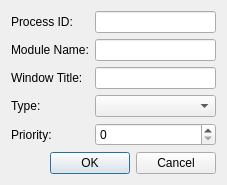
<?xml version="1.0" encoding="UTF-8"?>
<ui version="4.0">
 <class>AddAutoTypeDialog</class>
 <widget class="QDialog" name="AddAutoTypeDialog">
  <property name="geometry">
   <rect>
    <x>0</x>
    <y>0</y>
    <width>227</width>
    <height>173</height>
   </rect>
  </property>
  <property name="windowTitle">
   <string>Add Auto Type</string>
  </property>
  <layout class="QVBoxLayout" name="verticalLayout">
   <item>
    <layout class="QFormLayout" name="formLayout">
     <item row="0" column="0">
      <widget class="QLabel" name="label">
       <property name="text">
        <string>Process ID:</string>
       </property>
      </widget>
     </item>
     <item row="0" column="1">
      <widget class="QLineEdit" name="leProcessID"/>
     </item>
     <item row="1" column="0">
      <widget class="QLabel" name="label_2">
       <property name="text">
        <string>Module Name:</string>
       </property>
      </widget>
     </item>
     <item row="1" column="1">
      <widget class="QLineEdit" name="leModuleName"/>
     </item>
     <item row="2" column="0">
      <widget class="QLabel" name="label_3">
       <property name="text">
        <string>Window Title:</string>
       </property>
      </widget>
     </item>
     <item row="2" column="1">
      <widget class="QLineEdit" name="leTitle"/>
     </item>
     <item row="3" column="0">
      <widget class="QLabel" name="label_4">
       <property name="text">
        <string>Type:</string>
       </property>
      </widget>
     </item>
     <item row="3" column="1">
      <widget class="QComboBox" name="cbType"/>
     </item>
     <item row="4" column="0">
      <widget class="QLabel" name="label_5">
       <property name="text">
        <string>Priority:</string>
       </property>
      </widget>
     </item>
     <item row="4" column="1">
      <widget class="QSpinBox" name="sbPriority"/>
     </item>
    </layout>
   </item>
   <item>
    <widget class="QDialogButtonBox" name="buttonBox">
     <property name="orientation">
      <enum>Qt::Horizontal</enum>
     </property>
     <property name="standardButtons">
      <set>QDialogButtonBox::Cancel|QDialogButtonBox::Ok</set>
     </property>
    </widget>
   </item>
  </layout>
 </widget>
 <resources/>
 <connections>
  <connection>
   <sender>buttonBox</sender>
   <signal>accepted()</signal>
   <receiver>AddAutoTypeDialog</receiver>
   <slot>accept()</slot>
   <hints>
    <hint type="sourcelabel">
     <x>248</x>
     <y>254</y>
    </hint>
    <hint type="destinationlabel">
     <x>157</x>
     <y>274</y>
    </hint>
   </hints>
  </connection>
  <connection>
   <sender>buttonBox</sender>
   <signal>rejected()</signal>
   <receiver>AddAutoTypeDialog</receiver>
   <slot>reject()</slot>
   <hints>
    <hint type="sourcelabel">
     <x>316</x>
     <y>260</y>
    </hint>
    <hint type="destinationlabel">
     <x>286</x>
     <y>274</y>
    </hint>
   </hints>
  </connection>
 </connections>
</ui>
